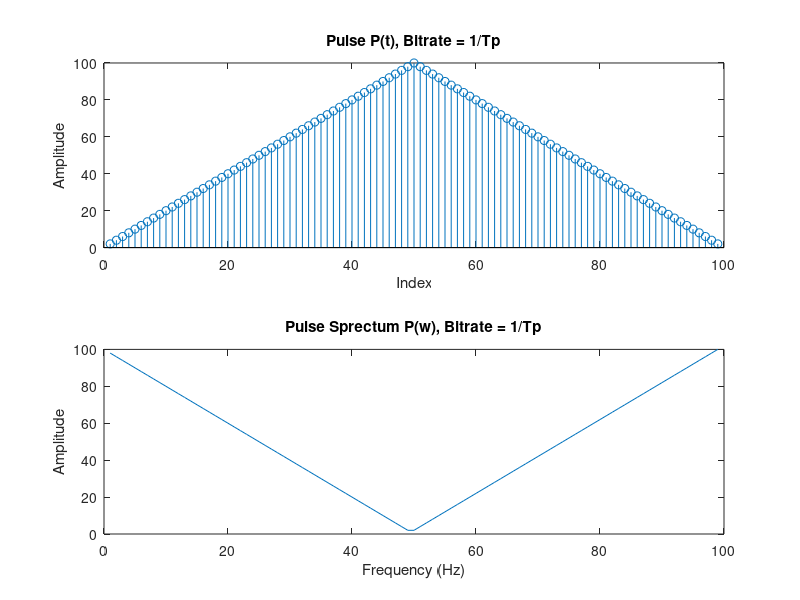
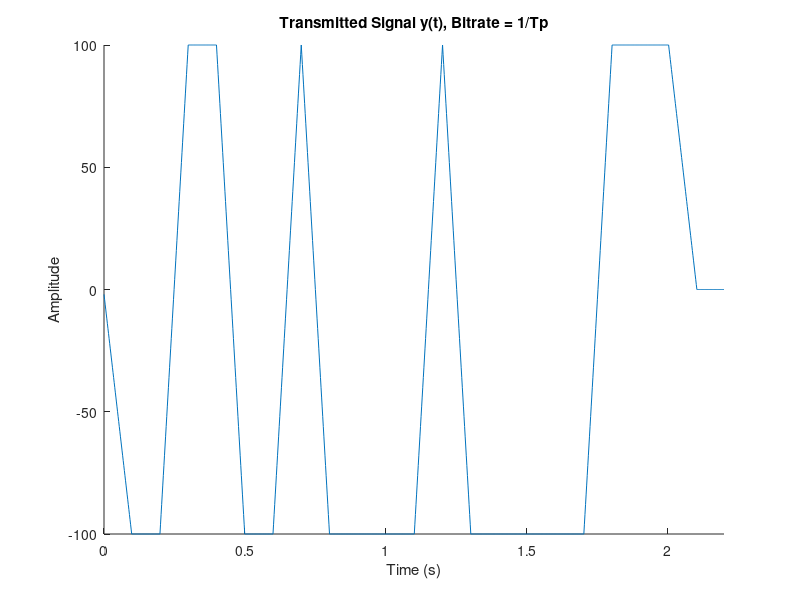
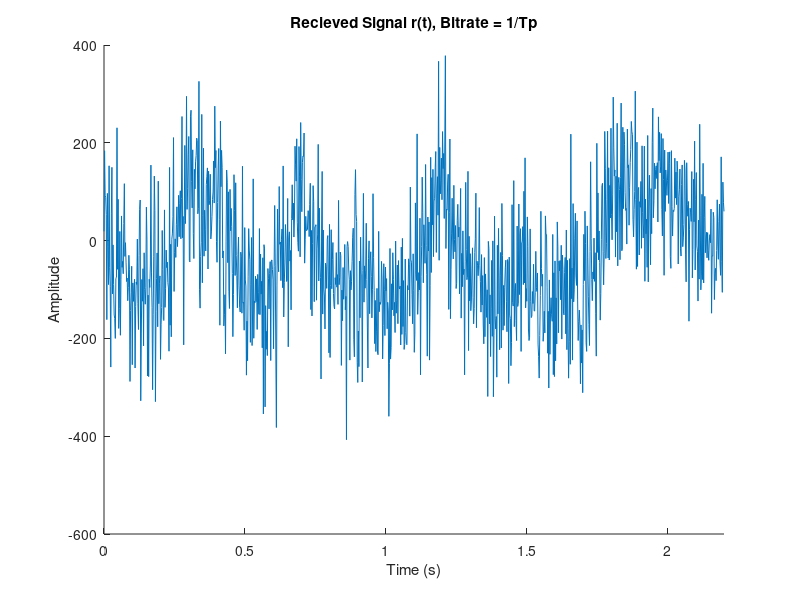
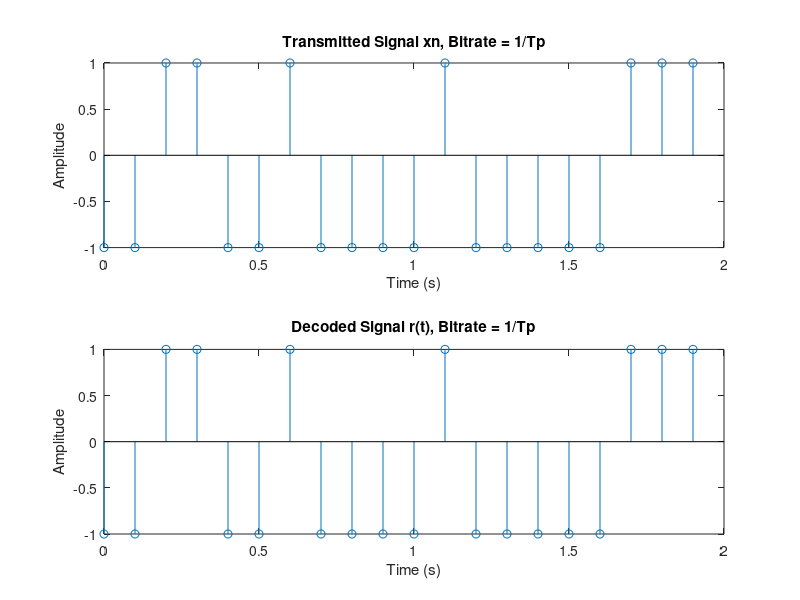

MATLAB code to generate these figures, in order:
%% Signals and Systems Matlab Homework #6
%% Introduction
% * Author:                   Mack LaRosa, Will Burgess, Leela Srinivas
% * Class:                    ESE 351
% * Date:                     Created 4/12/2024, Last Edited 4/25/2024
%% Housekeeping
close all
clear
clc
%% Part  1: Create Binary PAM System
%% Generate Input Signal and Add Noise Factor, Bitrate = 1/Tp
Tp = 0.1; % Half pulse width
sample_period = Tp/50; % dt, pulse and recieve sample period
sample_freq = 1/sample_period; % Frequency of pulse and recieve signal 

bit_rate = 1/(1 * Tp); %Fb, frequency of bits sent out
bit_period = 1/bit_rate; % Ts, Time between bits sent out

rect = ones(1,50);
pulse = 2 * conv(rect, rect);
pulse_fft = fftshift(pulse);

N = 20;

maxTime = N * bit_period;

xn = 2 * ((rand(1, N) > 0.5) - 0.5);
a = 0;
imp_train = zeros(1,N * bit_period * sample_freq);
for k = 1:length(imp_train)
    if mod(k - 1, sample_freq * bit_period) == 0
    a = a + 1;
    imp_train(k) = xn(a);
    else
    imp_train(k) = 0;    
    end
end

sampleTimes = 0:sample_period:(N*bit_period)-sample_period;

y = conv(imp_train,pulse);
% figure, subplot (2,1,1),plot(y)
% subplot(2,1,2),stem(xn)

sigma = 1;
noise = sigma * max(y) * randn(1,length(y));
r = y + (noise * sigma);

%figure,plot(r)
%% Part f:  Create various outputs

% i, p(t), p(w)
figure, hold on
subplot(2,1,1);
stem(pulse)
ylabel('Amplitude')
xlabel('Index')
title('Pulse P(t), Bitrate = 1/Tp')

subplot(2,1,2)
plot(pulse_fft)
ylabel('Amplitude')
xlabel('Frequency (Hz)')
title('Pulse Sprectum P(w), Bitrate = 1/Tp')
hold off

times = linspace(0, maxTime + 2 * Tp, length(y));

% ii, y(t)
figure, hold on
plot(times, y)
xlim([0 maxTime + 2 * Tp]);
ylabel('Amplitude')
xlabel('Time (s)')
title('Transmitted Signal y(t), Bitrate = 1/Tp')
hold off

% iii, r(t)
figure, hold on
plot(times,r)
xlim([0 maxTime + 2 * Tp]);
ylabel('Amplitude')
xlabel('Time (s)')
title('Recieved Signal r(t), Bitrate = 1/Tp')
hold off

% iv, Sent Messave vs. decoded message
times_sent = 0:bit_period:maxTime-bit_period;
figure, hold on
subplot(2,1,1)
stem(times_sent,xn)
ylabel('Amplitude')
xlabel('Time (s)')
title('Transmitted Signal xn, Bitrate = 1/Tp')
subplot(2,1,2)

filtered = conv(r,pulse);
decoded = zeros(1, N);

a = 0;
pulselen = length(pulse);
filterlen = length(filtered);

factor = 1/(bit_rate * Tp); % find factor relating Ts and Tp, use that to modify pulselen
% please name this something other than factor

for i = pulselen + 1:(pulselen * factor + mod(factor, 2))/2:filterlen-pulselen * factor - 1
    a = a + 1;
    if(filtered(i) > 0)
        decoded(a) = 1;
    else
       decoded(a) = -1;
    end
end

stem(times_sent,decoded);
ylabel('Amplitude')
xlabel('Time (s)')
title('Decoded Signal r(t), Bitrate = 1/Tp')
hold off

error = (sum(xn ~= decoded)/length(decoded)); 
SNR = (sum(y.^2))/(sum(noise.^2));

disp(['Bitrate: ' ,num2str(bit_rate), ' bits/second'])
disp(['Standard Deviation: ' , num2str(sigma)])
disp(['SNR: ' , num2str(SNR)])
disp(['Error: ' ,num2str(error),' percent'])

%% Generate Variable length Sinc Function